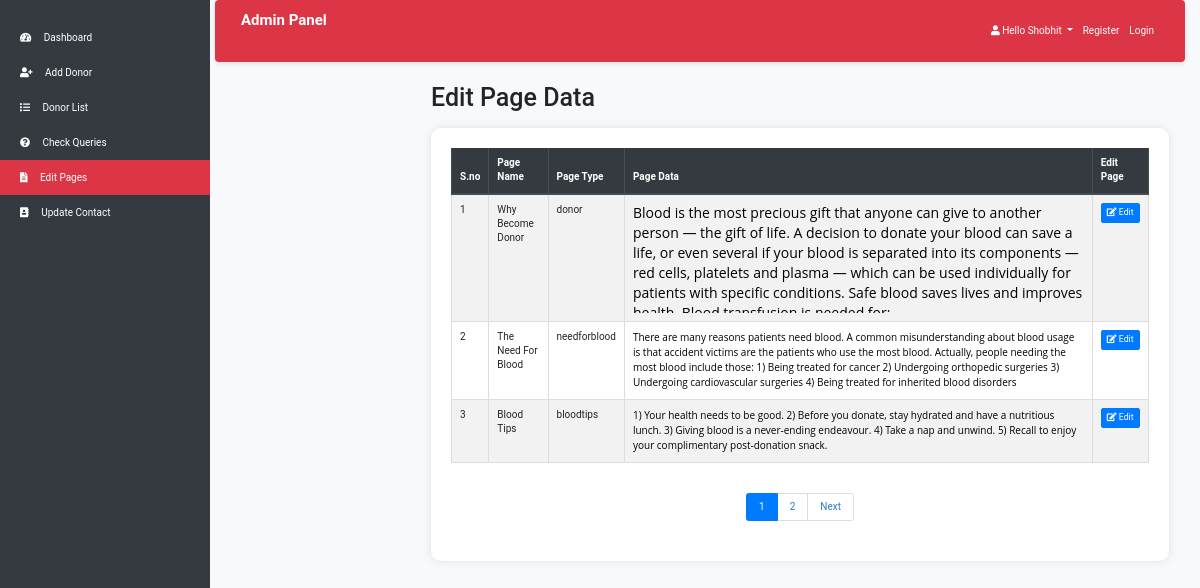
Screenshot of /admin/pages.php (signed in) with the database file from the repository.
### tables this page shows
create table pages(
page_id int NOT NULL auto_increment UNIQUE,
page_name varchar(255) NOT NULL,
page_type varchar(255) NOT NULL,
page_data longtext NOT NULL
);

### admin/pages.php (the view, shortened to what this page needs)
<!DOCTYPE html>
<html lang="en">
<head>
    <link rel="stylesheet" href="https://maxcdn.bootstrapcdn.com/bootstrap/4.5.2/css/bootstrap.min.css">
    <link rel="stylesheet" href="https://cdnjs.cloudflare.com/ajax/libs/font-awesome/5.15.3/css/all.min.css">
</head>
<body>
    <?php
    include 'conn.php';
    if (isset($_SESSION['loggedin']) && $_SESSION['loggedin'] == true) {
    ?>
    <div class="container-fluid">
        <div class="row">
            <div class="col-md-2 p-0">
                <?php $active="pages"; include 'sidebar.php'; ?>
            </div>
            <div class="col-md-10">
                <?php include 'header.php'; ?>
                <div class="content">
                    <h1 class="mb-4">Edit Page Data</h1>
                    <div class="table-container">
                        <?php
                        $limit = 3;
                        $page = isset($_GET['page']) ? $_GET['page'] : 1;
                        $offset = ($page - 1) * $limit;
                        $count = $offset + 1;
                        $sql = "SELECT * FROM pages LIMIT {$offset},{$limit}";
                        $result = mysqli_query($conn, $sql);
                        if (mysqli_num_rows($result) > 0) {
                        ?>
                        <div class="table-responsive">
                            <table class="table table-bordered table-striped">
                                <thead class="thead-dark">
                                    <tr>
                                        <th>S.no</th>
                                        <th>Page Name</th>
                                        <th>Page Type</th>
                                        <th>Page Data</th>
                                        <th>Edit Page</th>
                                    </tr>
                                </thead>
                                <tbody>
                                    <?php
                                    while ($row = mysqli_fetch_assoc($result)) {
                                    ?>
                                    <tr>
                                        <td><?php echo $count++; ?></td>
                                        <td><?php echo $row['page_name']; ?></td>
                                        <td><?php echo $row['page_type']; ?></td>
                                        <td>
                                            <div style="width:100%; max-height:110px; overflow:auto">
                                                <?php echo $row['page_data']; ?>
                                            </div>
                                        </td>
                                        <td>
                                            <a href='update_page_details.php?type=<?php echo $row['page_type'];?>' class="btn btn-primary btn-sm">
                                                <i class="fas fa-edit"></i> Edit
                                            </a>
                                        </td>
                                    </tr>
                                    <?php } ?>
                                </tbody>
                            </table>
                        </div>
                        <?php
                        $sql1 = "SELECT * FROM pages";
                        $result1 = mysqli_query($conn, $sql1) or die("Query Failed.");
                        if(mysqli_num_rows($result1) > 0){
                            $total_records = mysqli_num_rows($result1);
                            $total_page = ceil($total_records / $limit);
                            echo '<ul class="pagination justify-content-center">';
                            for($i = 1; $i <= $total_page; $i++){
                                if($i == $page){
                                    $active = "active";
                                }else{
                                    $active = "";
                                }
                                echo '<li class="page-item '.$active.'"><a class="page-link" href="pages.php?page='.$i.'">'.$i.'</a></li>';
                            }
                            if($total_page > $page){
                                echo '<li class="page-item"><a class="page-link" href="pages.php?page='.($page + 1).'">Next</a></li>';
                            }
                            echo '</ul>';
                        }
                        }
                        ?>
                    </div>
                </div>
            </div>
        </div>
    </div>
    <?php }
    ?>
</body>
</html>

### admin/header.php (shortened to what this page needs)
<!DOCTYPE html>
<html lang="en">
<head>
    <link rel="stylesheet" href="https://maxcdn.bootstrapcdn.com/bootstrap/4.5.2/css/bootstrap.min.css">
    <link rel="stylesheet" href="https://cdnjs.cloudflare.com/ajax/libs/font-awesome/5.15.3/css/all.min.css">
</head>
<body>
<nav class="navbar navbar-expand-lg navbar-dark">
    <a class="navbar-brand" href="dashboard.php">Admin Panel</a>
    <div class="collapse navbar-collapse" id="navbarNavDropdown">
        <ul class="navbar-nav ml-auto">
            <li class="nav-item dropdown">
                <a class="nav-link dropdown-toggle" href="#" id="navbarDropdownMenuLink" role="button" data-toggle="dropdown" aria-haspopup="true" aria-expanded="false">
                    <i class="fas fa-user"></i>
                    <?php
                    include 'conn.php';
                    $username = $_SESSION['username'];
                    $sql = "select * from admin_info where admin_username='$username'";
                    $result = mysqli_query($conn, $sql) or die("query failed.");
                    $row = mysqli_fetch_assoc($result);
                    echo "Hello " . $row['admin_name'];
                    ?>
                </a>
            </li>
            <li class="nav-item <?php if($active=='register') echo 'active';?>">
                <a class="nav-link" href="register.php">Register</a>
            </li>
            <li class="nav-item <?php if($active=='login') echo 'active';?>">
                <a class="nav-link" href="login.php">Login</a>
            </li>
        </ul>
    </div>
</nav>
</body>
</html>

### admin/pages.php (style rules this page uses)
body { font-family: 'Roboto', sans-serif; background-color: #f8f9fa; }
.content { padding: 20px; }
.table-container { background-color: #ffffff; border-radius: 10px; padding: 20px; box-shadow: 0 0 10px rgba(0,0,0,.1); }

### admin/sidebar.php (style rules this page uses)
body { margin: 0; font-family: 'Averia Gruesa Libre';font-size: 15px; color:#F8F9F9; }
div.content { margin-left: 200px; padding: 1px 16px; height: 1000px; }

### admin/header.php (style rules this page uses)
body { font-family: 'Roboto', sans-serif; background-color: #f8f9fa; }
.navbar { background-color: #dc3545; box-shadow: 0 2px 4px rgba(0,0,0,.1); }
.navbar-brand, .navbar-nav .nav-link { color: white !important; }
.navbar-brand { font-size: 1.5rem; font-weight: bold; }

### rows the page displays
pages: page_name "Why Become Donor", page_type "donor", page_data "Blood is the most precious gift that anyone can give to another person — the gift of life. A decision to donate your blood can save a life, or even several if your blood is separated into its components — red cells, platelets and plasma — which can be used individually for patients with specific conditions. Safe blood saves lives and improves…"
pages: page_name "The Need For Blood", page_type "needforblood", page_data "There are many reasons patients need blood. A common misunderstanding about blood usage is that accident victims are the patients who use the most blood. Actually, people needing the most blood include those: 1) Being treated for cancer 2) Undergoing orthopedic surgeries 3) Undergoing cardiovascular surgeries 4) Being treated for inherited blood disorders"
pages: page_name "Blood Tips", page_type "bloodtips", page_data "1) Your health needs to be good. 2) Before you donate, stay hydrated and have a nutritious lunch. 3) Giving blood is a never-ending endeavour. 4) Take a nap and unwind. 5) Recall to enjoy your complimentary post-donation snack."

### other values shown
$row['admin_name'] "Shobhit"
